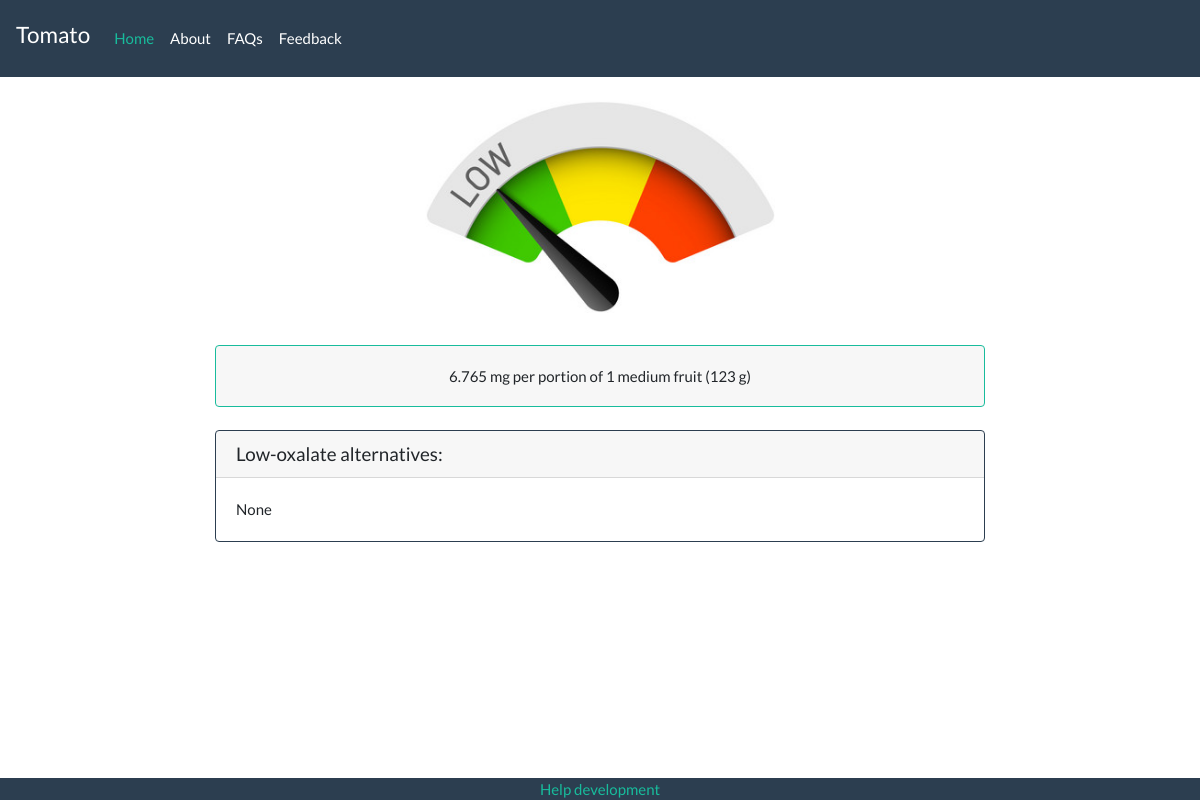
Before: /lookup/i/Tomato/ with the older database file.
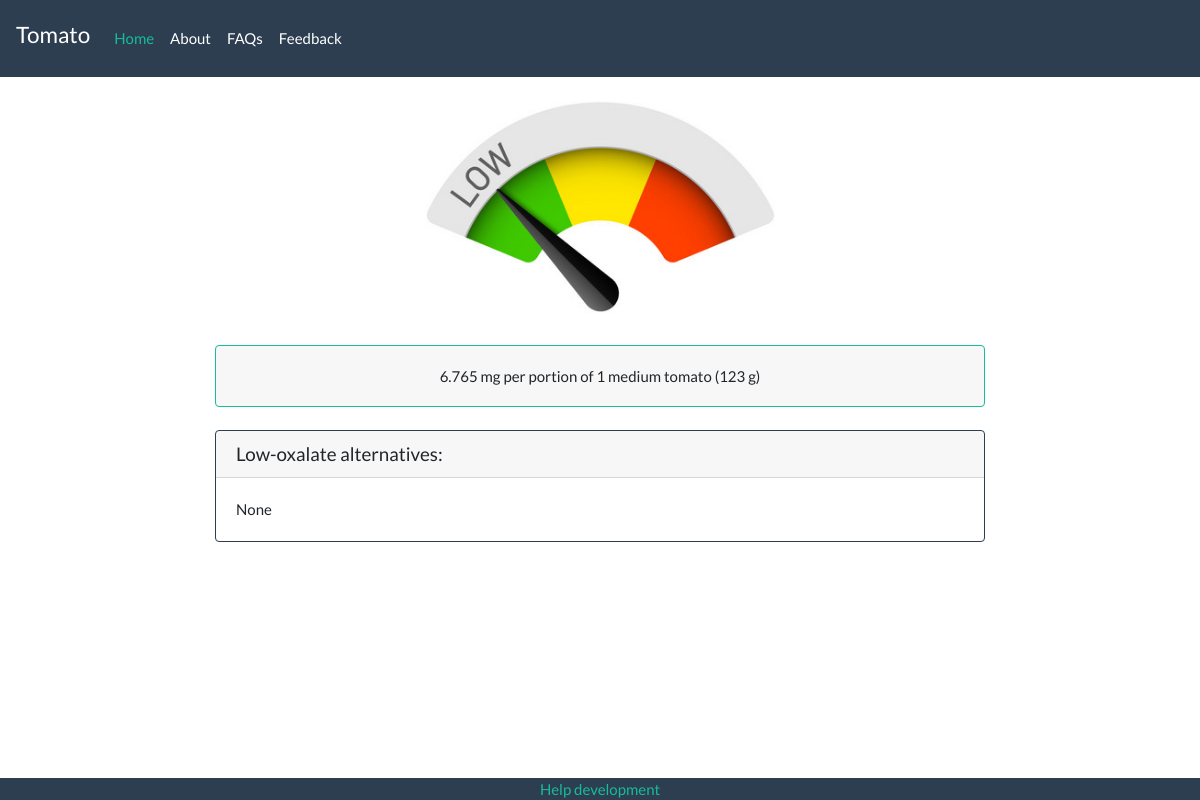
After: the same page with the newer database file.
### lookup/models.py (models this page shows, shortened)
class Ingredient(models.Model):
	name = models.CharField(max_length=50)
	portion_desc = models.CharField(max_length=50)
	portion_grams = models.IntegerField()
	alternatives = models.CharField(max_length=200)
	ox_per_100g = models.DecimalField(max_digits=5, decimal_places=2)
	sources = models.TextField()
	@property
	def ox_per_portion(self):
		return self.portion_grams * (self.ox_per_100g / 100)

### lookup/views.py (the view)
# urls.py: path('i/<ingr_name>/', views.ingredient, name='ingredient'),
def ingredient(request, ingr_name):
	ingredient = get_object_or_404(Ingredient, name=ingr_name)
	context = {
		'name': ingr_name,
		'sources': ingredient.sources,
		'ox_per_portion': ingredient.ox_per_portion,
		'portion_desc': ingredient.portion_desc,
		'portion_grams': ingredient.portion_grams,
		'alternatives': ingredient.alternatives,
	}
	return render(request, 'ingredient.html', context)

### lookup/templates/ingredient.html (shortened to what this page needs)
{% extends 'base.html' %}
{% block custom_css %}
{% load static %}
<link rel="stylesheet" type="text/css" href="{% static 'css/mealingredient.css' %}">
{% endblock %}
{% block navbar_main %}
{{ name }}
{% endblock %}
{% block content %}
<section class="jumbotron">
	<div class="container text-center">
    <br>
    {% if ox_per_portion <= 10 %}
		  <img src="{% static 'lookup/low.png' %}" class="img-fluid w-100" alt="My image">
    {% elif ox_per_portion <= 25 %}
      <img src="{% static 'lookup/mod.png' %}" class="img-fluid w-100" alt="My image">
    {% else %}
      <img src="{% static 'lookup/high.png' %}" class="img-fluid w-100" alt="My image">
    {% endif %}
	</div>
</section>
<div class="container">
  <div class="accordion" id="accordionExample">
    <div class="card border-success">
      <div class="card-header" id="headingOne">
        <h2 class="mb-0">
          <button class="btn btn-block text-center" type="button" data-toggle="collapse" data-target="#collapseOne" aria-expanded="true" aria-controls="collapseOne">
            {{ ox_per_portion }} mg per portion of {{ portion_desc }} ({{ portion_grams }} g)
          </button>
        </h2>
      </div>
    </div>
  </div>
</div>
<br>
{% if alternatives != 'none' %}
  <div class="container">
    <div class="card border-primary">
        <h5 class="card-header">Low-oxalate alternatives:</h5>
        <div class="card-body">
          {{ alternatives }}
        </div>
    </div>
  </div>
{% endif %}
<div class="bg-primary fixed-bottom">
      <div class="container">
      <div class="row justify-content-center">
        <div class="text-center">
          <a href="#">Help development</a>
        </div>
      </div>
    </div>
</div>
{% endblock %}

Changed rows visible on the page:
changed Ingredient "Tomato": portion_desc "1 medium fruit" → "1 medium tomato"
